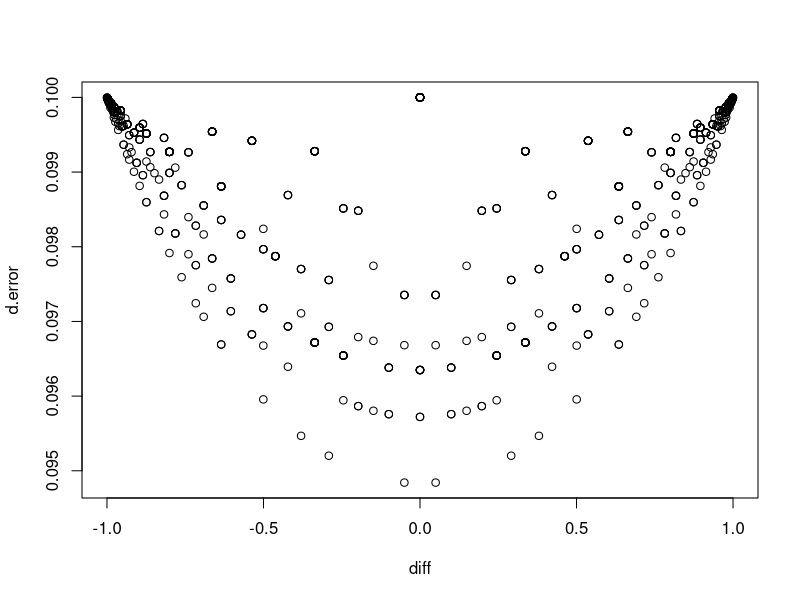

Here is the R script that generated this plot:
#######################################################################
## Calculate D-efficiency of a choice set given some specifications   #
## 1. Specify betas, nr of alts/choice set, nr attributes, levels     #
## 2. calculate D-error for each possible set                         #
## 3. Select nr of initial sets based on d.errors                     #
## next: calculate Db-error / implement modified federov algorithm    #
#######################################################################

#clear environment
rm(list=ls())

### 1. State the nr of attributes and their levels (with a vector of all the nr of levels.) 

#Function generating ALL profiles.
full.profiles<-function (contrasts) {
  
  #as list
  levels_attributes<-as.list(levels_attributes)
  
  #Make list with all atribute levels
  fun<-function (x){return(1:x)}
  levels_attributes<-lapply(X = levels_attributes, fun)
  
  #generate every combination
  full_design<-as.data.frame(expand.grid(levels_attributes))
  
  #create factors:
  col_names <- names(full_design)
  full_design[,col_names] <- lapply(full_design[,col_names] , factor)
  
  #contrast list
  con <- list()
  for(i in 1:length(levels_attributes)){
    name <- paste('Var',i,sep='')
    con[name] <- contrasts
  }
  
  #coding
  full_D<-as.data.frame(model.matrix(~ ., full_design, contrasts = con))
  #delete intercept
  full_D<-full_D[,-1]
  
  return(full_D)
  
}
# Create all possible choice sets 
full.choice.sets<- function(){
  
  fun<-function (x){return(1:x)}
  N.row.design<-nrow(full_design)
  
  sets.1<-rep(N.row.design,n_alts)
  sets.2<-as.list(sets.1)
  sets.3<-lapply(X = sets.2, fun)
  set.design<-as.data.frame(expand.grid(sets.3))
  
  #return
  return (set.design)
}
# Generate probalilities 
probs<-function (){
  
  if (length(betas)!=length(full_design)){stop ("nr of betas not correct")}
  
  #create vector with all Utilities
  N.row.design<-nrow(full_design)
  utilities<-as.vector(N.row.design)
  for (i in 1:N.row.design){utilities[i]<-sum(betas * full_design[i,])}  
  
  #vector with total utilities per set 
  total.U.set<-numeric(nrow(all.choice.sets))
  
  for (set in 1: nrow(all.choice.sets)){
    for (alt in 1: n_alts){
      prob.alt<-exp(utilities[all.choice.sets[set,alt]])
      total.U.set[set]<-total.U.set[set]+prob.alt
    }
  }
  
  #probabilities per alternative per set
  probs.per.set<-as.data.frame(matrix(nrow = nrow(all.choice.sets),ncol=n_alts))
  
  for (set in 1: nrow(all.choice.sets)){
    for (alt in 1: n_alts){
      probs.per.set[set,alt]<-exp(utilities[all.choice.sets[set,alt]])/total.U.set[set]
    }
  }
  
  return(probs.per.set)
  
}
# Information matrix for a choice set
Fish.inf<- function (set){
  
  prs.s<-as.numeric(probs.per.set[set,])
  #P1
  prs.diag<-diag(prs.s)
  
  #P1 - p1p1'
  M1<-(prs.s %*% t(prs.s))
  M2<-prs.diag - M1 
  
  #X'1(P1-p1p1')X1 = information matrix 
  X<-matrix(nrow=n_alts,ncol=length(betas))
  for(alt in 1:n_alts){ X[alt,]<-as.numeric(full_design[all.choice.sets[set,alt],])}
  
  M<-t(X) %*% M2  %*% X
  
  return(M)
  
}
# D-error for all choice sets
d_error<-function(){
  
  D<-as.vector(nrow(all.choice.sets))
  
  for (set in 1: nrow(all.choice.sets)){
    
    info<-Fish.inf(set)
    D[set]<-det(info+solve(COV))^(-1/length(betas))
  }
  
  return(D)
  
}

#######################################################################################################

#Specify:-------------------------------------------------------
levels_attributes=c(3,3,3)
n_alts<-2                                          # alternatives per set    
betas<-c(0.5, 1.2, 0.2, 1.8, 1.3, 0.1)              # Beta values             
beta.var<-c(0.1,0.1,.1,0.1,0.1,0.1)                   # Beta variance 
COV<-diag(beta.var)
#---------------------------------------------------------------

#Functions
full_design<-full.profiles(contrasts= "contr.sum")
all.choice.sets<-full.choice.sets()
probs.per.set<-probs()
d.error<-d_error()

#sort
sorted.sets<-cbind(all.choice.sets,d.error)
sorted.sets<-sorted.sets[with(sorted.sets, order(d.error)), ]

#plot d.error and diff in prob. for each possible choice set 
diff<-probs.per.set[,2]-probs.per.set[,1]
plot(diff,d.error)
#text(diff, d.error, seq(1,length(d.error),1), pos=4, cex=0.7)



